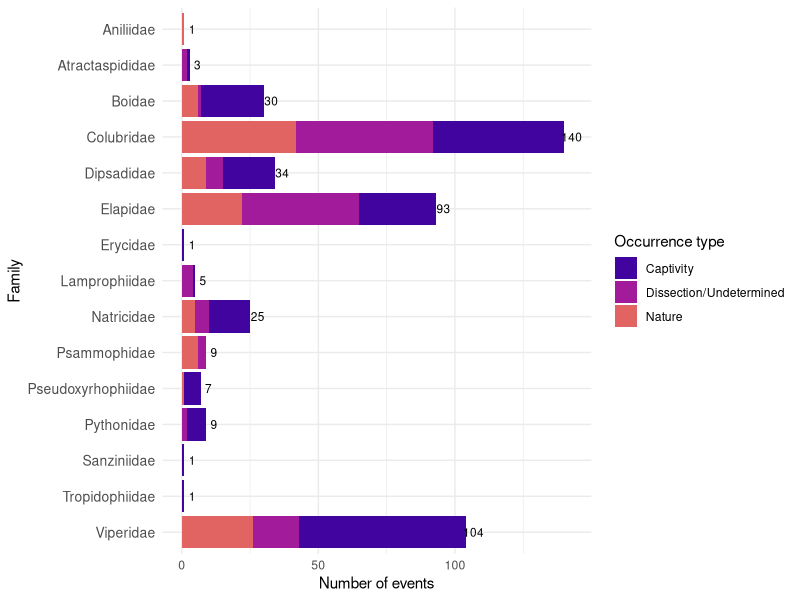

Generate this figure with R:
## required packages

library(dplyr)
library(ggplot2)
library(viridis)
library(tidyr)

## you can import your data using read.csv

data <- tribble(
  ~Family,             ~Captivity, ~Nature, ~`Dissection/Undetermined`,
  "Aniliidae",               0,         1,              0,
  "Atractaspididae",         1,         0,              2,
  "Boidae",                 23,         6,              1,
  "Colubridae",             48,        42,             50,
  "Dipsadidae",             19,         9,              6,
  "Elapidae",               28,        22,             43,
  "Erycidae",                1,         0,              0,
  "Lamprophiidae",           1,         0,              4,
  "Natricidae",             15,         5,              5,
  "Psammophidae",            0,         6,              3,
  "Pseudoxyrhophiidae",      6,         1,              0,
  "Pythonidae",              7,         0,              2,
  "Sanziniidae",             1,         0,              0,
  "Tropidophiidae",          1,         0,              0,
  "Viperidae",              61,        26,             17
)

## defining three colors using the plasma palette (colorblind friendly)

plasma_colors <- plasma(3, begin = 0.1, end = 0.6)

## to transform the data into a long format with non-zero counts and orders the Family factor alphabetically.

data_long <- data %>%
  pivot_longer(
    cols = -Family,
    names_to = "Occurrence_type",
    values_to = "Count"
  ) %>%
  filter(Count > 0) %>%
  mutate(Family = factor(Family, levels = rev(sort(unique(Family)))))

## calculate total counts per Family

totals <- data_long %>%
  group_by(Family) %>%
  summarise(Total = sum(Count))

## match factor levels with data_long for plotting.

totals$Family <- factor(totals$Family, levels = levels(data_long$Family))

## define spacing for text labels

spacing <- max(totals$Total) * 0.02

## plot the image

ggplot(data_long, aes(x = Count, y = Family, fill = Occurrence_type)) +
  geom_bar(stat = "identity") +
  scale_fill_manual(values = plasma_colors) +
  geom_text(data = totals, aes(x = Total + spacing, y = Family, label = Total), 
            inherit.aes = FALSE, size = 3) +
  labs(
    x = "Number of events",
    y = "Family",
    fill = "Occurrence type"
  ) +
  theme_minimal() +
  theme(
    legend.position = "right",
    axis.text.y = element_text(size = 10)
  )
